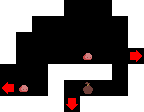

A level layout from a 2D game, rendered from its tile map. Below: a short description, then the map file with its tile-grid data intact:
An orthogonal 9x7 tile map with 16x16 px tiles, 1 tile layer (Tile Layer 1).

<map version="1.10" tiledversion="1.11.2" orientation="orthogonal" renderorder="right-up" width="9" height="7" tilewidth="16" tileheight="16" infinite="0" nextlayerid="2" nextobjectid="1">
 <tileset firstgid="1" source="../../tiletypes.tsx" />
 <layer id="1" name="Tile Layer 1" width="9" height="7">
  <data encoding="csv">
1,1,1,1,0,0,0,1,1,
1,1,0,0,0,0,0,0,1,
1,0,0,0,0,0,0,0,1,
1,0,0,0,0,26,0,0,9,
0,0,0,1,1,1,1,0,1,
10,26,0,1,0,25,0,0,1,
1,1,1,1,11,1,1,1,1
</data>
 </layer>
</map>
